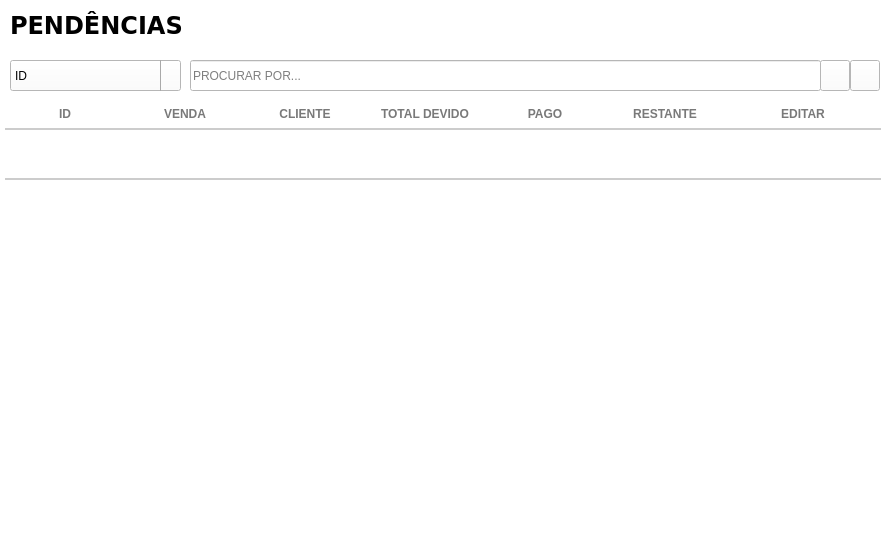
<?xml version="1.0" encoding="UTF-8"?>
<ui version="4.0">
 <class>Frame</class>
 <widget class="QFrame" name="Frame">
  <property name="geometry">
   <rect>
    <x>0</x>
    <y>0</y>
    <width>887</width>
    <height>548</height>
   </rect>
  </property>
  <property name="windowTitle">
   <string>Pendências</string>
  </property>
  <property name="styleSheet">
   <string notr="true">background: #FFF;</string>
  </property>
  <widget class="QLineEdit" name="tx_busca">
   <property name="geometry">
    <rect>
     <x>190</x>
     <y>60</y>
     <width>631</width>
     <height>31</height>
    </rect>
   </property>
   <property name="font">
    <font>
     <family>Arial</family>
    </font>
   </property>
   <property name="focusPolicy">
    <enum>Qt::ClickFocus</enum>
   </property>
   <property name="styleSheet">
    <string notr="true">QLineEdit {
color: #000
}
</string>
   </property>
   <property name="placeholderText">
    <string>PROCURAR POR...</string>
   </property>
  </widget>
  <widget class="QComboBox" name="cb_vendas">
   <property name="geometry">
    <rect>
     <x>10</x>
     <y>60</y>
     <width>171</width>
     <height>31</height>
    </rect>
   </property>
   <property name="focusPolicy">
    <enum>Qt::StrongFocus</enum>
   </property>
   <property name="styleSheet">
    <string notr="true">QComboBox{
background: #fff;
color: #000;
font: 13px &quot;Arial&quot; ;
text-transform: uppercase
}
QComboBox:Focus {
border: 1px solid red;
}
 QComboBox::drop-down {
     subcontrol-origin: padding;
     subcontrol-position: top right;
     width: 25px;
     border-left-width: 1px;
     border-left-color: darkgray;
     border-left-style: solid; /* just a single line */
     border-top-right-radius: 3px; /* same radius as the QComboBox */
     border-bottom-right-radius: 3px;
 }
QComboBox::down-arrow {
     image: url(&quot;Imagens/down.png&quot;);
 }
</string>
   </property>
   <item>
    <property name="text">
     <string>ID</string>
    </property>
   </item>
   <item>
    <property name="text">
     <string>CLIENTE</string>
    </property>
   </item>
  </widget>
  <widget class="QTableWidget" name="tb_pend">
   <property name="geometry">
    <rect>
     <x>0</x>
     <y>100</y>
     <width>881</width>
     <height>441</height>
    </rect>
   </property>
   <property name="cursor" stdset="0">
    <cursorShape>PointingHandCursor</cursorShape>
   </property>
   <property name="focusPolicy">
    <enum>Qt::WheelFocus</enum>
   </property>
   <property name="styleSheet">
    <string notr="true">QTableView{
color: #797979;
font-weight: bold;
font-size: 13px;
background: #FFF;
padding: 0 0 0 5px;
}
QHeaderView:section{
background: #FFF;
padding: 5px 0 ;
font-size: 12px;
font-family: &quot;Arial&quot;;
font-weight: bold;
color: #797979;
border: none;
border-bottom: 2px solid #CCC;
text-transform: uppercase
}
QTableView::item {
border-bottom: 2px solid #CCC;
padding: 2px;
}

</string>
   </property>
   <property name="frameShape">
    <enum>QFrame::NoFrame</enum>
   </property>
   <property name="frameShadow">
    <enum>QFrame::Plain</enum>
   </property>
   <property name="autoScrollMargin">
    <number>20</number>
   </property>
   <property name="editTriggers">
    <set>QAbstractItemView::NoEditTriggers</set>
   </property>
   <property name="selectionMode">
    <enum>QAbstractItemView::NoSelection</enum>
   </property>
   <property name="selectionBehavior">
    <enum>QAbstractItemView::SelectRows</enum>
   </property>
   <property name="showGrid">
    <bool>false</bool>
   </property>
   <property name="gridStyle">
    <enum>Qt::NoPen</enum>
   </property>
   <property name="wordWrap">
    <bool>false</bool>
   </property>
   <property name="rowCount">
    <number>1</number>
   </property>
   <attribute name="horizontalHeaderDefaultSectionSize">
    <number>120</number>
   </attribute>
   <attribute name="horizontalHeaderHighlightSections">
    <bool>false</bool>
   </attribute>
   <attribute name="horizontalHeaderStretchLastSection">
    <bool>true</bool>
   </attribute>
   <attribute name="verticalHeaderVisible">
    <bool>false</bool>
   </attribute>
   <attribute name="verticalHeaderMinimumSectionSize">
    <number>20</number>
   </attribute>
   <attribute name="verticalHeaderDefaultSectionSize">
    <number>50</number>
   </attribute>
   <row>
    <property name="text">
     <string>1</string>
    </property>
   </row>
   <column>
    <property name="text">
     <string>ID</string>
    </property>
   </column>
   <column>
    <property name="text">
     <string>VENDA</string>
    </property>
   </column>
   <column>
    <property name="text">
     <string>CLIENTE</string>
    </property>
   </column>
   <column>
    <property name="text">
     <string>TOTAL DEVIDO</string>
    </property>
   </column>
   <column>
    <property name="text">
     <string>PAGO</string>
    </property>
   </column>
   <column>
    <property name="text">
     <string>RESTANTE</string>
    </property>
   </column>
   <column>
    <property name="text">
     <string>EDITAR</string>
    </property>
   </column>
  </widget>
  <widget class="QFrame" name="fr_titulo_servicos">
   <property name="geometry">
    <rect>
     <x>0</x>
     <y>0</y>
     <width>981</width>
     <height>51</height>
    </rect>
   </property>
   <property name="styleSheet">
    <string notr="true"/>
   </property>
   <widget class="QLabel" name="lb_tituloClientes_2">
    <property name="geometry">
     <rect>
      <x>10</x>
      <y>10</y>
      <width>200</width>
      <height>30</height>
     </rect>
    </property>
    <property name="font">
     <font>
      <family>DejaVu Sans</family>
      <pointsize>18</pointsize>
      <weight>75</weight>
      <bold>true</bold>
     </font>
    </property>
    <property name="styleSheet">
     <string notr="true">color: rgb(0, 0, 0)</string>
    </property>
    <property name="text">
     <string>PENDÊNCIAS</string>
    </property>
   </widget>
  </widget>
  <widget class="QPushButton" name="bt_refresh">
   <property name="geometry">
    <rect>
     <x>850</x>
     <y>60</y>
     <width>30</width>
     <height>31</height>
    </rect>
   </property>
   <property name="font">
    <font>
     <family>Arial</family>
    </font>
   </property>
   <property name="cursor">
    <cursorShape>PointingHandCursor</cursorShape>
   </property>
   <property name="focusPolicy">
    <enum>Qt::NoFocus</enum>
   </property>
   <property name="contextMenuPolicy">
    <enum>Qt::NoContextMenu</enum>
   </property>
   <property name="toolTip">
    <string>ATUALIZAR TABELA</string>
   </property>
   <property name="text">
    <string/>
   </property>
   <property name="icon">
    <iconset>
     <normaloff>../Imagens/refresh.png</normaloff>../Imagens/refresh.png</iconset>
   </property>
  </widget>
  <widget class="QPushButton" name="bt_busca">
   <property name="geometry">
    <rect>
     <x>820</x>
     <y>60</y>
     <width>30</width>
     <height>31</height>
    </rect>
   </property>
   <property name="font">
    <font>
     <family>Arial</family>
    </font>
   </property>
   <property name="cursor">
    <cursorShape>PointingHandCursor</cursorShape>
   </property>
   <property name="focusPolicy">
    <enum>Qt::NoFocus</enum>
   </property>
   <property name="contextMenuPolicy">
    <enum>Qt::NoContextMenu</enum>
   </property>
   <property name="toolTip">
    <string>BUSCAR</string>
   </property>
   <property name="text">
    <string/>
   </property>
   <property name="icon">
    <iconset>
     <normaloff>../Imagens/search.png</normaloff>../Imagens/search.png</iconset>
   </property>
  </widget>
 </widget>
 <resources/>
 <connections/>
</ui>
